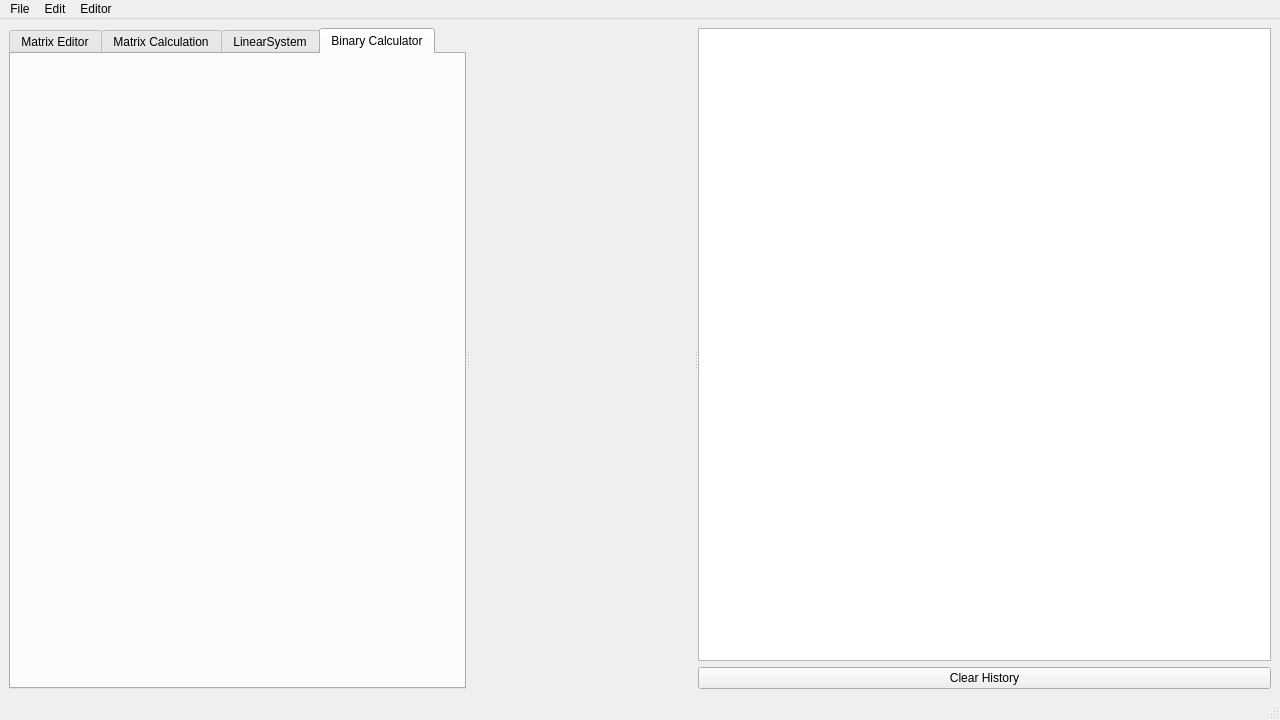
<?xml version="1.0" encoding="UTF-8"?>
<ui version="4.0">
 <class>MainWindow</class>
 <widget class="QMainWindow" name="MainWindow">
  <property name="windowModality">
   <enum>Qt::ApplicationModal</enum>
  </property>
  <property name="geometry">
   <rect>
    <x>0</x>
    <y>0</y>
    <width>1280</width>
    <height>720</height>
   </rect>
  </property>
  <property name="windowTitle">
   <string>MatrixCal</string>
  </property>
  <property name="autoFillBackground">
   <bool>false</bool>
  </property>
  <property name="styleSheet">
   <string notr="true"/>
  </property>
  <widget class="QWidget" name="centralwidget">
   <layout class="QVBoxLayout" name="verticalLayout_2">
    <item>
     <widget class="QSplitter" name="splitter">
      <property name="orientation">
       <enum>Qt::Horizontal</enum>
      </property>
      <widget class="QTabWidget" name="tabWidget">
       <property name="currentIndex">
        <number>3</number>
       </property>
       <widget class="MatrixEditorPersistent" name="MatrixEditor">
        <attribute name="title">
         <string>Matrix Editor</string>
        </attribute>
       </widget>
       <widget class="MatrixCalculationPersistent" name="MatrixCalculation">
        <attribute name="title">
         <string>Matrix Calculation</string>
        </attribute>
       </widget>
       <widget class="EquationSolverPersistent" name="LinearSolver">
        <attribute name="title">
         <string>LinearSystem</string>
        </attribute>
       </widget>
       <widget class="BinaryCalculatorPersistent" name="BinaryCalculator">
        <attribute name="title">
         <string>Binary Calculator</string>
        </attribute>
       </widget>
      </widget>
      <widget class="SearchListView" name="listView" native="true"/>
      <widget class="QWidget" name="layoutWidget">
       <layout class="QVBoxLayout" name="verticalLayout">
        <item>
         <widget class="QListView" name="StatesList"/>
        </item>
        <item>
         <widget class="QPushButton" name="pushButton">
          <property name="text">
           <string>Clear History</string>
          </property>
         </widget>
        </item>
       </layout>
      </widget>
     </widget>
    </item>
   </layout>
  </widget>
  <widget class="QStatusBar" name="statusbar"/>
  <widget class="QMenuBar" name="menubar">
   <property name="geometry">
    <rect>
     <x>0</x>
     <y>0</y>
     <width>1280</width>
     <height>21</height>
    </rect>
   </property>
   <widget class="QMenu" name="menuFile">
    <property name="title">
     <string>File</string>
    </property>
   </widget>
   <widget class="QMenu" name="menuEditor">
    <property name="title">
     <string>Editor</string>
    </property>
    <addaction name="actionAdd_to_list"/>
   </widget>
   <widget class="QMenu" name="menuEdit">
    <property name="title">
     <string>Edit</string>
    </property>
    <addaction name="actionPreferences"/>
   </widget>
   <addaction name="menuFile"/>
   <addaction name="menuEdit"/>
   <addaction name="menuEditor"/>
  </widget>
  <action name="actionAdd_to_list">
   <property name="text">
    <string>Store matrix</string>
   </property>
  </action>
  <action name="actionPreferences">
   <property name="text">
    <string>Preferences...</string>
   </property>
   <property name="shortcut">
    <string>Ctrl+P</string>
   </property>
  </action>
 </widget>
 <customwidgets>
  <customwidget>
   <class>MatrixEditorPersistent</class>
   <extends>QWidget</extends>
   <header>ui.widgets.MatrixEditor.MatrixEditor</header>
   <container>1</container>
  </customwidget>
  <customwidget>
   <class>SearchListView</class>
   <extends>QWidget</extends>
   <header>ui.views.SearchListView</header>
   <container>1</container>
  </customwidget>
  <customwidget>
   <class>EquationSolverPersistent</class>
   <extends>QWidget</extends>
   <header>ui.widgets.EquationSolver.EquationSolver</header>
   <container>1</container>
  </customwidget>
  <customwidget>
   <class>MatrixCalculationPersistent</class>
   <extends>QWidget</extends>
   <header>ui.widgets.MatrixCalculation.MatrixCalculation</header>
   <container>1</container>
  </customwidget>
  <customwidget>
   <class>BinaryCalculatorPersistent</class>
   <extends>QWidget</extends>
   <header>ui.widgets.BinaryCalculator.BinaryCalculator</header>
   <container>1</container>
  </customwidget>
 </customwidgets>
 <resources/>
 <connections>
  <connection>
   <sender>actionPreferences</sender>
   <signal>triggered()</signal>
   <receiver>MainWindow</receiver>
   <slot>showPreferencesDialog()</slot>
   <hints>
    <hint type="sourcelabel">
     <x>-1</x>
     <y>-1</y>
    </hint>
    <hint type="destinationlabel">
     <x>639</x>
     <y>359</y>
    </hint>
   </hints>
  </connection>
  <connection>
   <sender>pushButton</sender>
   <signal>clicked()</signal>
   <receiver>MainWindow</receiver>
   <slot>clearHistory()</slot>
   <hints>
    <hint type="sourcelabel">
     <x>896</x>
     <y>674</y>
    </hint>
    <hint type="destinationlabel">
     <x>890</x>
     <y>692</y>
    </hint>
   </hints>
  </connection>
 </connections>
 <slots>
  <slot>showPreferencesDialog()</slot>
  <slot>clearHistory()</slot>
 </slots>
</ui>
